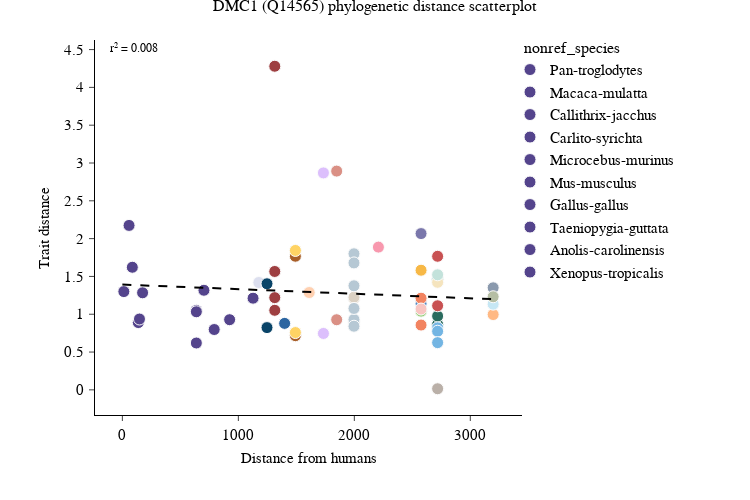

Notebook cell for this chart:
### Markdown cell above
## 0.4 Using the `data_filepath` option

This option allows you to provide a path to a specific file containing the data you want to plot. This can be useful if you are downloading data from the web interface and want to plot it directly from the file.

### Code cell
zoogle_results_file = "zoogle-Q14565.tsv"
human_gene_symbol = "DMC1"

zt.plotting.phylogenetic_distance_scatter_zoogle(
    data_filepath=zoogle_results_file,
    tree_filepath=tree_filepath,
    annotate_multiple_copies=annotate_multiple_copies,
    image_filepath=f"figures/phylo_dist_scatterplots/{human_gene_symbol}_presentation_scatterplot.svg",
    html_filepath=f"figures/phylo_dist_scatterplots/{human_gene_symbol}_presentation_scatterplot.html",
)

### Figure 1 — Plotly figure (JSON) as saved in the notebook; plotly's stock layout.template omitted (floating-point values rounded to 4 significant figures)
{"data": [{"customdata": [["Pan-troglodytes", 6, "multiple"]], "hovertemplate": "nonref_species=%{customdata[0]}<br>species_dist=%{x:.2f}<br>trait_dist=%{y}<br>gene_count=%{customdata[1]}<br>copy_number=%{customdata[2]}<extra></extra>", "legendgroup": "Pan-troglodytes", "marker": {"color": "#54448C", "line": {"color": "#FCFCFC", "width": 1}, "size": 12, "symbol": "circle"}, "mode": "markers", "name": "Pan-troglodytes", "orientation": "v", "showlegend": true, "type": "scatter", "x": [12.8], "xaxis": "x", "y": [1.299], "yaxis": "y"}, {"customdata": [["Macaca-mulatta", 4, "multiple"]], "hovertemplate": "nonref_species=%{customdata[0]}<br>species_dist=%{x:.2f}<br>trait_dist=%{y}<br>gene_count=%{customdata[1]}<br>copy_number=%{customdata[2]}<extra></extra>", "legendgroup": "Macaca-mulatta", "marker": {"color": "#54448C", "line": {"color": "#FCFCFC", "width": 1}, "size": 12, "symbol": "circle"}, "mode": "markers", "name": "Macaca-mulatta", "orientation": "v", "showlegend": true, "type": "scatter", "x": [57.64], "xaxis": "x", "y": [2.174], "yaxis": "y"}, {"customdata": [["Callithrix-jacchus", 8, "multiple"]], "hovertemplate": "nonref_species=%{customdata[0]}<br>species_dist=%{x:.2f}<br>trait_dist=%{y}<br>gene_count=%{customdata[1]}<br>copy_number=%{customdata[2]}<extra></extra>", "legendgroup": "Callithrix-jacchus", "marker": {"color": "#54448C", "line": {"color": "#FCFCFC", "width": 1}, "size": 12, "symbol": "circle"}, "mode": "markers", "name": "Callithrix-jacchus", "orientation": "v", "showlegend": true, "type": "scatter", "x": [85.8], "xaxis": "x", "y": [1.621], "yaxis": "y"}, {"customdata": [["Carlito-syrichta", 6, "multiple"]], "hovertemplate": "nonref_species=%{customdata[0]}<br>species_dist=%{x:.2f}<br>trait_dist=%{y}<br>gene_count=%{customdata[1]}<br>copy_number=%{customdata[2]}<extra></extra>", "legendgroup": "Carlito-syrichta", "marker": {"color": "#54448C", "line": {"color": "#FCFCFC", "width": 1}, "size": 12, "symbol": "circle"}, "mode": "markers", "name": "Carlito-syrichta", "orientation": "v", "showlegend": true, "type": "scatter", "x": [137.2], "xaxis": "x", "y": [0.8895], "yaxis": "y"}, {"customdata": [["Microcebus-murinus", 6, "multiple"]], "hovertemplate": "nonref_species=%{customdata[0]}<br>species_dist=%{x:.2f}<br>trait_dist=%{y}<br>gene_count=%{customdata[1]}<br>copy_number=%{customdata[2]}<extra></extra>", "legendgroup": "Microcebus-murinus", "marker": {"color": "#54448C", "line": {"color": "#FCFCFC", "width": 1}, "size": 12, "symbol": "circle"}, "mode": "markers", "name": "Microcebus-murinus", "orientation": "v", "showlegend": true, "type": "scatter", "x": [147.5], "xaxis": "x", "y": [0.9366], "yaxis": "y"}, {"customdata": [["Mus-musculus", 6, "multiple"]], "hovertemplate": "nonref_species=%{customdata[0]}<br>species_dist=%{x:.2f}<br>trait_dist=%{y}<br>gene_count=%{customdata[1]}<br>copy_number=%{customdata[2]}<extra></extra>", "legendgroup": "Mus-musculus", "marker": {"color": "#54448C", "line": {"color": "#FCFCFC", "width": 1}, "size": 12, "symbol": "circle"}, "mode": "markers", "name": "Mus-musculus", "orientation": "v", "showlegend": true, "type": "scatter", "x": [174.4], "xaxis": "x", "y": [1.283], "yaxis": "y"}, {"customdata": [["Gallus-gallus", 6, "multiple"]], "hovertemplate": "nonref_species=%{customdata[0]}<br>species_dist=%{x:.2f}<br>trait_dist=%{y}<br>gene_count=%{customdata[1]}<br>copy_number=%{customdata[2]}<extra></extra>", "legendgroup": "Gallus-gallus", "marker": {"color": "#54448C", "line": {"color": "#FCFCFC", "width": 1}, "size": 12, "symbol": "circle"}, "mode": "markers", "name": "Gallus-gallus", "orientation": "v", "showlegend": true, "type": "scatter", "x": [637.9], "xaxis": "x", "y": [0.6196], "yaxis": "y"}, {"customdata": [["Taeniopygia-guttata", 6, "multiple"]], "hovertemplate": "nonref_species=%{customdata[0]}<br>species_dist=%{x:.2f}<br>trait_dist=%{y}<br>gene_count=%{customdata[1]}<br>copy_number=%{customdata[2]}<extra></extra>", "legendgroup": "Taeniopygia-guttata", "marker": {"color": "#54448C", "line": {"color": "#FCFCFC", "width": 1}, "size": 12, "symbol": "circle"}, "mode": "markers", "name": "Taeniopygia-guttata", "orientation": "v", "showlegend": true, "type": "scatter", "x": [637.9], "xaxis": "x", "y": [1.051], "yaxis": "y"}, {"customdata": [["Anolis-carolinensis", 5, "multiple"]], "hovertemplate": "nonref_species=%{customdata[0]}<br>species_dist=%{x:.2f}<br>trait_dist=%{y}<br>gene_count=%{customdata[1]}<br>copy_number=%{customdata[2]}<extra></extra>", "legendgroup": "Anolis-carolinensis", "marker": {"color": "#54448C", "line": {"color": "#FCFCFC", "width": 1}, "size": 12, "symbol": "circle"}, "mode": "markers", "name": "Anolis-carolinensis", "orientation": "v", "showlegend": true, "type": "scatter", "x": [637.9], "xaxis": "x", "y": [1.033], "yaxis": "y"}, {"customdata": [["Xenopus-tropicalis", 5, "multiple"]], "hovertemplate": "nonref_species=%{customdata[0]}<br>species_dist=%{x:.2f}<br>trait_dist=%{y}<br>gene_count=%{customdata[1]}<br>copy_number=%{customdata[2]}<extra></extra>", "legendgroup": "Xenopus-tropicalis", "marker": {"color": "#54448C", "line": {"color": "#FCFCFC", "width": 1}, "size": 12, "symbol": "circle"}, "mode": "markers", "name": "Xenopus-tropicalis", "orientation": "v", "showlegend": true, "type": "scatter", "x": [703.4], "xaxis": "x", "y": [1.317], "yaxis": "y"}, {"customdata": [["Callorhinchus-milii", 6, "multiple"]], "hovertemplate": "nonref_species=%{customdata[0]}<br>species_dist=%{x:.2f}<br>trait_dist=%{y}<br>gene_count=%{customdata[1]}<br>copy_number=%{customdata[2]}<extra></extra>", "legendgroup": "Callorhinchus-milii", "marker": {"color": "#54448C", "line": {"color": "#FCFCFC", "width": 1}, "size": 12, "symbol": "circle"}, "mode": "markers", "name": "Callorhinchus-milii", "orientation": "v", "showlegend": true, "type": "scatter", "x": [791.8], "xaxis": "x", "y": [0.7978], "yaxis": "y"}, {"customdata": [["Danio-rerio", 6, "multiple"]], "hovertemplate": "nonref_species=%{customdata[0]}<br>species_dist=%{x:.2f}<br>trait_dist=%{y}<br>gene_count=%{customdata[1]}<br>copy_number=%{customdata[2]}<extra></extra>", "legendgroup": "Danio-rerio", "marker": {"color": "#54448C", "line": {"color": "#FCFCFC", "width": 1}, "size": 12, "symbol": "circle"}, "mode": "markers", "name": "Danio-rerio", "orientation": "v", "showlegend": true, "type": "scatter", "x": [924.8], "xaxis": "x", "y": [0.9277], "yaxis": "y"}, {"customdata": [["Petromyzon-marinus", 5, "multiple"]], "hovertemplate": "nonref_species=%{customdata[0]}<br>species_dist=%{x:.2f}<br>trait_dist=%{y}<br>gene_count=%{customdata[1]}<br>copy_number=%{customdata[2]}<extra></extra>", "legendgroup": "Petromyzon-marinus", "marker": {"color": "#54448C", "line": {"color": "#FCFCFC", "width": 1}, "size": 12, "symbol": "circle"}, "mode": "markers", "name": "Petromyzon-marinus", "orientation": "v", "showlegend": true, "type": "scatter", "x": [1127.0], "xaxis": "x", "y": [1.212], "yaxis": "y"}, {"customdata": [["Ciona-intestinalis", 3, "multiple"]], "hovertemplate": "nonref_species=%{customdata[0]}<br>species_dist=%{x:.2f}<br>trait_dist=%{y}<br>gene_count=%{customdata[1]}<br>copy_number=%{customdata[2]}<extra></extra>", "legendgroup": "Ciona-intestinalis", "marker": {"color": "#DCDFEF", "line": {"color": "#FCFCFC", "width": 1}, "size": 12, "symbol": "circle"}, "mode": "markers", "name": "Ciona-intestinalis", "orientation": "v", "showlegend": true, "type": "scatter", "x": [1177.0], "xaxis": "x", "y": [1.419], "yaxis": "y"}, {"customdata": [["Drosophila-melanogaster", 4, "multiple"]], "hovertemplate": "nonref_species=%{customdata[0]}<br>species_dist=%{x:.2f}<br>trait_dist=%{y}<br>gene_count=%{customdata[1]}<br>copy_number=%{customdata[2]}<extra></extra>", "legendgroup": "Drosophila-melanogaster", "marker": {"color": "#094468", "line": {"color": "#FCFCFC", "width": 1}, "size": 12, "symbol": "circle"}, "mode": "markers", "name": "Drosophila-melanogaster", "orientation": "v", "showlegend": true, "type": "scatter", "x": [1247.0], "xaxis": "x", "y": [1.403], "yaxis": "y"}, {"customdata": [["Aedes-aegypti", 4, "multiple"]], "hovertemplate": "nonref_species=%{customdata[0]}<br>species_dist=%{x:.2f}<br>trait_dist=%{y}<br>gene_count=%{customdata[1]}<br>copy_number=%{customdata[2]}<extra></extra>", "legendgroup": "Aedes-aegypti", "marker": {"color": "#094468", "line": {"color": "#FCFCFC", "width": 1}, "size": 12, "symbol": "circle"}, "mode": "markers", "name": "Aedes-aegypti", "orientation": "v", "showlegend": true, "type": "scatter", "x": [1247.0], "xaxis": "x", "y": [0.8233], "yaxis": "y"}, {"customdata": [["Exaiptasia-diaphana", 7, "multiple"]], "hovertemplate": "nonref_species=%{customdata[0]}<br>species_dist=%{x:.2f}<br>trait_dist=%{y}<br>gene_count=%{customdata[1]}<br>copy_number=%{customdata[2]}<extra></extra>", "legendgroup": "Exaiptasia-diaphana", "marker": {"color": "#9E3F41", "line": {"color": "#FCFCFC", "width": 1}, "size": 12, "symbol": "circle"}, "mode": "markers", "name": "Exaiptasia-diaphana", "orientation": "v", "showlegend": true, "type": "scatter", "x": [1314.0], "xaxis": "x", "y": [1.566], "yaxis": "y"}, {"customdata": [["Nematostella-vectensis", 3, "multiple"]], "hovertemplate": "nonref_species=%{customdata[0]}<br>species_dist=%{x:.2f}<br>trait_dist=%{y}<br>gene_count=%{customdata[1]}<br>copy_number=%{customdata[2]}<extra></extra>", "legendgroup": "Nematostella-vectensis", "marker": {"color": "#9E3F41", "line": {"color": "#FCFCFC", "width": 1}, "size": 12, "symbol": "circle"}, "mode": "markers", "name": "Nematostella-vectensis", "orientation": "v", "showlegend": true, "type": "scatter", "x": [1314.0], "xaxis": "x", "y": [4.28], "yaxis": "y"}, {"customdata": [["Hydra-vulgaris", 5, "multiple"]], "hovertemplate": "nonref_species=%{customdata[0]}<br>species_dist=%{x:.2f}<br>trait_dist=%{y}<br>gene_count=%{customdata[1]}<br>copy_number=%{customdata[2]}<extra></extra>", "legendgroup": "Hydra-vulgaris", "marker": {"color": "#9E3F41", "line": {"color": "#FCFCFC", "width": 1}, "size": 12, "symbol": "circle"}, "mode": "markers", "name": "Hydra-vulgaris", "orientation": "v", "showlegend": true, "type": "scatter", "x": [1314.0], "xaxis": "x", "y": [1.052], "yaxis": "y"}, {"customdata": [["Clytia-hemisphaerica", 4, "multiple"]], "hovertemplate": "nonref_species=%{customdata[0]}<br>species_dist=%{x:.2f}<br>trait_dist=%{y}<br>gene_count=%{customdata[1]}<br>copy_number=%{customdata[2]}<extra></extra>", "legendgroup": "Clytia-hemisphaerica", "marker": {"color": "#9E3F41", "line": {"color": "#FCFCFC", "width": 1}, "size": 12, "symbol": "circle"}, "mode": "markers", "name": "Clytia-hemisphaerica", "orientation": "v", "showlegend": true, "type": "scatter", "x": [1314.0], "xaxis": "x", "y": [1.22], "yaxis": "y"}, {"customdata": [["Hofstenia-miamia", 7, "multiple"]], "hovertemplate": "nonref_species=%{customdata[0]}<br>species_dist=%{x:.2f}<br>trait_dist=%{y}<br>gene_count=%{customdata[1]}<br>copy_number=%{customdata[2]}<extra></extra>", "legendgroup": "Hofstenia-miamia", "marker": {"color": "#2C65A1", "line": {"color": "#FCFCFC", "width": 1}, "size": 12, "symbol": "circle"}, "mode": "markers", "name": "Hofstenia-miamia", "orientation": "v", "showlegend": true, "type": "scatter", "x": [1399.0], "xaxis": "x", "y": [0.8791], "yaxis": "y"}, {"customdata": [["Schmidtea-mediterranea", 2, "multiple"]], "hovertemplate": "nonref_species=%{customdata[0]}<br>species_dist=%{x:.2f}<br>trait_dist=%{y}<br>gene_count=%{customdata[1]}<br>copy_number=%{customdata[2]}<extra></extra>", "legendgroup": "Schmidtea-mediterranea", "marker": {"color": "#A85E28", "line": {"color": "#FCFCFC", "width": 1}, "size": 12, "symbol": "circle"}, "mode": "markers", "name": "Schmidtea-mediterranea", "orientation": "v", "showlegend": true, "type": "scatter", "x": [1492.0], "xaxis": "x", "y": [1.767], "yaxis": "y"}, {"customdata": [["Pristionchus-pacificus", 2, "multiple"]], "hovertemplate": "nonref_species=%{customdata[0]}<br>species_dist=%{x:.2f}<br>trait_dist=%{y}<br>gene_count=%{customdata[1]}<br>copy_number=%{customdata[2]}<extra></extra>", "legendgroup": "Pristionchus-pacificus", "marker": {"color": "#FFD364", "line": {"color": "#FCFCFC", "width": 1}, "size": 12, "symbol": "circle"}, "mode": "markers", "name": "Pristionchus-pacificus", "orientation": "v", "showlegend": true, "type": "scatter", "x": [1492.0], "xaxis": "x", "y": [1.844], "yaxis": "y"}, {"customdata": [["Schistosoma-mansoni", 3, "multiple"]], "hovertemplate": "nonref_species=%{customdata[0]}<br>species_dist=%{x:.2f}<br>trait_dist=%{y}<br>gene_count=%{customdata[1]}<br>copy_number=%{customdata[2]}<extra></extra>", "legendgroup": "Schistosoma-mansoni", "marker": {"color": "#A85E28", "line": {"color": "#FCFCFC", "width": 1}, "size": 12, "symbol": "circle"}, "mode": "markers", "name": "Schistosoma-mansoni", "orientation": "v", "showlegend": true, "type": "scatter", "x": [1492.0], "xaxis": "x", "y": [0.7166], "yaxis": "y"}, {"customdata": [["Caenorhabditis-elegans", 2, "multiple"]], "hovertemplate": "nonref_species=%{customdata[0]}<br>species_dist=%{x:.2f}<br>trait_dist=%{y}<br>gene_count=%{customdata[1]}<br>copy_number=%{customdata[2]}<extra></extra>", "legendgroup": "Caenorhabditis-elegans", "marker": {"color": "#FFD364", "line": {"color": "#FCFCFC", "width": 1}, "size": 12, "symbol": "circle"}, "mode": "markers", "name": "Caenorhabditis-elegans", "orientation": "v", "showlegend": true, "type": "scatter", "x": [1492.0], "xaxis": "x", "y": [0.7576], "yaxis": "y"}, {"customdata": [["Mnemiopsis-leidyi", 5, "multiple"]], "hovertemplate": "nonref_species=%{customdata[0]}<br>species_dist=%{x:.2f}<br>trait_dist=%{y}<br>gene_count=%{customdata[1]}<br>copy_number=%{customdata[2]}<extra></extra>", "legendgroup": "Mnemiopsis-leidyi", "marker": {"color": "#FFD0B0", "line": {"color": "#FCFCFC", "width": 1}, "size": 12, "symbol": "circle"}, "mode": "markers", "name": "Mnemiopsis-leidyi", "orientation": "v", "showlegend": true, "type": "scatter", "x": [1611.0], "xaxis": "x", "y": [1.287], "yaxis": "y"}, {"customdata": [["Salpingoeca-rosetta", 6, "multiple"]], "hovertemplate": "nonref_species=%{customdata[0]}<br>species_dist=%{x:.2f}<br>trait_dist=%{y}<br>gene_count=%{customdata[1]}<br>copy_number=%{customdata[2]}<extra></extra>", "legendgroup": "Salpingoeca-rosetta", "marker": {"color": "#DCBFFC", "line": {"color": "#FCFCFC", "width": 1}, "size": 12, "symbol": "circle"}, "mode": "markers", "name": "Salpingoeca-rosetta", "orientation": "v", "showlegend": true, "type": "scatter", "x": [1734.0], "xaxis": "x", "y": [0.7458], "yaxis": "y"}, {"customdata": [["Monosiga-brevicollis", 1, "single"]], "hovertemplate": "nonref_species=%{customdata[0]}<br>species_dist=%{x:.2f}<br>trait_dist=%{y}<br>gene_count=%{customdata[1]}<br>copy_number=%{customdata[2]}<extra></extra>", "legendgroup": "Monosiga-brevicollis", "marker": {"color": "#DCBFFC", "line": {"color": "#FCFCFC", "width": 1}, "size": 12, "symbol": "circle"}, "mode": "markers", "name": "Monosiga-brevicollis", "orientation": "v", "showlegend": true, "type": "scatter", "x": [1734.0], "xaxis": "x", "y": [2.869], "yaxis": "y"}, {"customdata": [["Sphaeroforma-arctica", 7, "multiple"]], "hovertemplate": "nonref_species=%{customdata[0]}<br>species_dist=%{x:.2f}<br>trait_dist=%{y}<br>gene_count=%{customdata[1]}<br>copy_number=%{customdata[2]}<extra></extra>", "legendgroup": "Sphaeroforma-arctica", "marker": {"color": "#DA9085", "line": {"color": "#FCFCFC", "width": 1}, "size": 12, "symbol": "circle"}, "mode": "markers", "name": "Sphaeroforma-arctica", "orientation": "v", "showlegend": true, "type": "scatter", "x": [1848.0], "xaxis": "x", "y": [0.9272], "yaxis": "y"}, {"customdata": [["Abeoforma-whisleri", 3, "multiple"]], "hovertemplate": "nonref_species=%{customdata[0]}<br>species_dist=%{x:.2f}<br>trait_dist=%{y}<br>gene_count=%{customdata[1]}<br>copy_number=%{customdata[2]}<extra></extra>", "legendgroup": "Abeoforma-whisleri", "marker": {"color": "#DA9085", "line": {"color": "#FCFCFC", "width": 1}, "size": 12, "symbol": "circle"}, "mode": "markers", "name": "Abeoforma-whisleri", "orientation": "v", "showlegend": true, "type": "scatter", "x": [1848.0], "xaxis": "x", "y": [2.893], "yaxis": "y"}, {"customdata": [["Yarrowia-lipolytica", 2, "multiple"]], "hovertemplate": "nonref_species=%{customdata[0]}<br>species_dist=%{x:.2f}<br>trait_dist=%{y}<br>gene_count=%{customdata[1]}<br>copy_number=%{customdata[2]}<extra></extra>", "legendgroup": "Yarrowia-lipolytica", "marker": {"color": "#B6C8D4", "line": {"color": "#FCFCFC", "width": 1}, "size": 12, "symbol": "circle"}, "mode": "markers", "name": "Yarrowia-lipolytica", "orientation": "v", "showlegend": true, "type": "scatter", "x": [1997.0], "xaxis": "x", "y": [1.799], "yaxis": "y"}, {"customdata": [["Aspergillus-nidulans", 4, "multiple"]], "hovertemplate": "nonref_species=%{customdata[0]}<br>species_dist=%{x:.2f}<br>trait_dist=%{y}<br>gene_count=%{customdata[1]}<br>copy_number=%{customdata[2]}<extra></extra>", "legendgroup": "Aspergillus-nidulans", "marker": {"color": "#B6C8D4", "line": {"color": "#FCFCFC", "width": 1}, "size": 12, "symbol": "circle"}, "mode": "markers", "name": "Aspergillus-nidulans", "orientation": "v", "showlegend": true, "type": "scatter", "x": [1997.0], "xaxis": "x", "y": [1.679], "yaxis": "y"}, {"customdata": [["Neurospora-crassa", 3, "multiple"]], "hovertemplate": "nonref_species=%{customdata[0]}<br>species_dist=%{x:.2f}<br>trait_dist=%{y}<br>gene_count=%{customdata[1]}<br>copy_number=%{customdata[2]}<extra></extra>", "legendgroup": "Neurospora-crassa", "marker": {"color": "#B6C8D4", "line": {"color": "#FCFCFC", "width": 1}, "size": 12, "symbol": "circle"}, "mode": "markers", "name": "Neurospora-crassa", "orientation": "v", "showlegend": true, "type": "scatter", "x": [1997.0], "xaxis": "x", "y": [0.8875], "yaxis": "y"}, {"customdata": [["Penicillium-chrysogenum", 4, "multiple"]], "hovertemplate": "nonref_species=%{customdata[0]}<br>species_dist=%{x:.2f}<br>trait_dist=%{y}<br>gene_count=%{customdata[1]}<br>copy_number=%{customdata[2]}<extra></extra>", "legendgroup": "Penicillium-chrysogenum", "marker": {"color": "#B6C8D4", "line": {"color": "#FCFCFC", "width": 1}, "size": 12, "symbol": "circle"}, "mode": "markers", "name": "Penicillium-chrysogenum", "orientation": "v", "showlegend": true, "type": "scatter", "x": [1997.0], "xaxis": "x", "y": [0.9301], "yaxis": "y"}, {"customdata": [["Ustilago-maydis", 2, "multiple"]], "hovertemplate": "nonref_species=%{customdata[0]}<br>species_dist=%{x:.2f}<br>trait_dist=%{y}<br>gene_count=%{customdata[1]}<br>copy_number=%{customdata[2]}<extra></extra>", "legendgroup": "Ustilago-maydis", "marker": {"color": "#DBD1C3", "line": {"color": "#FCFCFC", "width": 1}, "size": 12, "symbol": "circle"}, "mode": "markers", "name": "Ustilago-maydis", "orientation": "v", "showlegend": true, "type": "scatter", "x": [1997.0], "xaxis": "x", "y": [1.207], "yaxis": "y"}, {"customdata": [["Agaricus-bisporus", 5, "multiple"]], "hovertemplate": "nonref_species=%{customdata[0]}<br>species_dist=%{x:.2f}<br>trait_dist=%{y}<br>gene_count=%{customdata[1]}<br>copy_number=%{customdata[2]}<extra></extra>", "legendgroup": "Agaricus-bisporus", "marker": {"color": "#DBD1C3", "line": {"color": "#FCFCFC", "width": 1}, "size": 12, "symbol": "circle"}, "mode": "markers", "name": "Agaricus-bisporus", "orientation": "v", "showlegend": true, "type": "scatter", "x": [1997.0], "xaxis": "x", "y": [1.225], "yaxis": "y"}, {"customdata": [["Schizosaccharomyces-pombe", 5, "multiple"]], "hovertemplate": "nonref_species=%{customdata[0]}<br>species_dist=%{x:.2f}<br>trait_dist=%{y}<br>gene_count=%{customdata[1]}<br>copy_number=%{customdata[2]}<extra></extra>", "legendgroup": "Schizosaccharomyces-pombe", "marker": {"color": "#B6C8D4", "line": {"color": "#FCFCFC", "width": 1}, "size": 12, "symbol": "circle"}, "mode": "markers", "name": "Schizosaccharomyces-pombe", "orientation": "v", "showlegend": true, "type": "scatter", "x": [1997.0], "xaxis": "x", "y": [1.376], "yaxis": "y"}, {"customdata": [["Saccharomyces-cerevisiae", 4, "multiple"]], "hovertemplate": "nonref_species=%{customdata[0]}<br>species_dist=%{x:.2f}<br>trait_dist=%{y}<br>gene_count=%{customdata[1]}<br>copy_number=%{customdata[2]}<extra></extra>", "legendgroup": "Saccharomyces-cerevisiae", "marker": {"color": "#B6C8D4", "line": {"color": "#FCFCFC", "width": 1}, "size": 12, "symbol": "circle"}, "mode": "markers", "name": "Saccharomyces-cerevisiae", "orientation": "v", "showlegend": true, "type": "scatter", "x": [1997.0], "xaxis": "x", "y": [0.8414], "yaxis": "y"}, {"customdata": [["Candida-albicans", 3, "multiple"]], "hovertemplate": "nonref_species=%{customdata[0]}<br>species_dist=%{x:.2f}<br>trait_dist=%{y}<br>gene_count=%{customdata[1]}<br>copy_number=%{customdata[2]}<extra></extra>", "legendgroup": "Candida-albicans", "marker": {"color": "#B6C8D4", "line": {"color": "#FCFCFC", "width": 1}, "size": 12, "symbol": "circle"}, "mode": "markers", "name": "Candida-albicans", "orientation": "v", "showlegend": true, "type": "scatter", "x": [1997.0], "xaxis": "x", "y": [1.077], "yaxis": "y"}, {"customdata": [["Dictyostelium-discoideum", 4, "multiple"]], "hovertemplate": "nonref_species=%{customdata[0]}<br>species_dist=%{x:.2f}<br>trait_dist=%{y}<br>gene_count=%{customdata[1]}<br>copy_number=%{customdata[2]}<extra></extra>", "legendgroup": "Dictyostelium-discoideum", "marker": {"color": "#F898AE", "line": {"color": "#FCFCFC", "width": 1}, "size": 12, "symbol": "circle"}, "mode": "markers", "name": "Dictyostelium-discoideum", "orientation": "v", "showlegend": true, "type": "scatter", "x": [2208.0], "xaxis": "x", "y": [1.888], "yaxis": "y"}, {"customdata": [["Symbiodinium-sp", 3, "multiple"]], "hovertemplate": "nonref_species=%{customdata[0]}<br>species_dist=%{x:.2f}<br>trait_dist=%{y}<br>gene_count=%{customdata[1]}<br>copy_number=%{customdata[2]}<extra></extra>", "legendgroup": "Symbiodinium-sp", "marker": {"color": "#F7B846", "line": {"color": "#FCFCFC", "width": 1}, "size": 12, "symbol": "circle"}, "mode": "markers", "name": "Symbiodinium-sp", "orientation": "v", "showlegend": true, "type": "scatter", "x": [2575.0], "xaxis": "x", "y": [1.582], "yaxis": "y"}, {"customdata": [["Plasmodium-falciparum", 2, "multiple"]], "hovertemplate": "nonref_species=%{customdata[0]}<br>species_dist=%{x:.2f}<br>trait_dist=%{y}<br>gene_count=%{customdata[1]}<br>copy_number=%{customdata[2]}<extra></extra>", "legendgroup": "Plasmodium-falciparum", "marker": {"color": "#5088C5", "line": {"color": "#FCFCFC", "width": 1}, "size": 12, "symbol": "circle"}, "mode": "markers", "name": "Plasmodium-falciparum", "orientation": "v", "showlegend": true, "type": "scatter", "x": [2575.0], "xaxis": "x", "y": [1.137], "yaxis": "y"}, {"customdata": [["Perkinsus-marinus", 4, "multiple"]], "hovertemplate": "nonref_species=%{customdata[0]}<br>species_dist=%{x:.2f}<br>trait_dist=%{y}<br>gene_count=%{customdata[1]}<br>copy_number=%{customdata[2]}<extra></extra>", "legendgroup": "Perkinsus-marinus", "marker": {"color": "#97CD78", "line": {"color": "#FCFCFC", "width": 1}, "size": 12, "symbol": "circle"}, "mode": "markers", "name": "Perkinsus-marinus", "orientation": "v", "showlegend": true, "type": "scatter", "x": [2575.0], "xaxis": "x", "y": [1.041], "yaxis": "y"}, {"customdata": [["Tetrahymena-thermophila", 5, "multiple"]], "hovertemplate": "nonref_species=%{customdata[0]}<br>species_dist=%{x:.2f}<br>trait_dist=%{y}<br>gene_count=%{customdata[1]}<br>copy_number=%{customdata[2]}<extra></extra>", "legendgroup": "Tetrahymena-thermophila", "marker": {"color": "#F28360", "line": {"color": "#FCFCFC", "width": 1}, "size": 12, "symbol": "circle"}, "mode": "markers", "name": "Tetrahymena-thermophila", "orientation": "v", "showlegend": true, "type": "scatter", "x": [2575.0], "xaxis": "x", "y": [1.212], "yaxis": "y"}, {"customdata": [["Giardia-intestinalis", 2, "multiple"]], "hovertemplate": "nonref_species=%{customdata[0]}<br>species_dist=%{x:.2f}<br>trait_dist=%{y}<br>gene_count=%{customdata[1]}<br>copy_number=%{customdata[2]}<extra></extra>", "legendgroup": "Giardia-intestinalis", "marker": {"color": "#F8C5C1", "line": {"color": "#FCFCFC", "width": 1}, "size": 12, "symbol": "circle"}, "mode": "markers", "name": "Giardia-intestinalis", "orientation": "v", "showlegend": true, "type": "scatter", "x": [2575.0], "xaxis": "x", "y": [1.069], "yaxis": "y"}, {"customdata": [["Paramecium-tetraurelia", 2, "multiple"]], "hovertemplate": "nonref_species=%{customdata[0]}<br>species_dist=%{x:.2f}<br>trait_dist=%{y}<br>gene_count=%{customdata[1]}<br>copy_number=%{customdata[2]}<extra></extra>", "legendgroup": "Paramecium-tetraurelia", "marker": {"color": "#F28360", "line": {"color": "#FCFCFC", "width": 1}, "size": 12, "symbol": "circle"}, "mode": "markers", "name": "Paramecium-tetraurelia", "orientation": "v", "showlegend": true, "type": "scatter", "x": [2575.0], "xaxis": "x", "y": [0.8569], "yaxis": "y"}, {"customdata": [["Entamoeba-histolytica", 3, "multiple"]], "hovertemplate": "nonref_species=%{customdata[0]}<br>species_dist=%{x:.2f}<br>trait_dist=%{y}<br>gene_count=%{customdata[1]}<br>copy_number=%{customdata[2]}<extra></extra>", "legendgroup": "Entamoeba-histolytica", "marker": {"color": "#7A77AB", "line": {"color": "#FCFCFC", "width": 1}, "size": 12, "symbol": "circle"}, "mode": "markers", "name": "Entamoeba-histolytica", "orientation": "v", "showlegend": true, "type": "scatter", "x": [2575.0], "xaxis": "x", "y": [2.067], "yaxis": "y"}, {"customdata": [["Phaeodactylum-tricornutum", 5, "multiple"]], "hovertemplate": "nonref_species=%{customdata[0]}<br>species_dist=%{x:.2f}<br>trait_dist=%{y}<br>gene_count=%{customdata[1]}<br>copy_number=%{customdata[2]}<extra></extra>", "legendgroup": "Phaeodactylum-tricornutum", "marker": {"color": "#2A6B5E", "line": {"color": "#FCFCFC", "width": 1}, "size": 12, "symbol": "circle"}, "mode": "markers", "name": "Phaeodactylum-tricornutum", "orientation": "v", "showlegend": true, "type": "scatter", "x": [2718.0], "xaxis": "x", "y": [0.8649], "yaxis": "y"}, {"customdata": [["Chlorella-vulgaris", 6, "multiple"]], "hovertemplate": "nonref_species=%{customdata[0]}<br>species_dist=%{x:.2f}<br>trait_dist=%{y}<br>gene_count=%{customdata[1]}<br>copy_number=%{customdata[2]}<extra></extra>", "legendgroup": "Chlorella-vulgaris", "marker": {"color": "#BAB0A8", "line": {"color": "#FCFCFC", "width": 1}, "size": 12, "symbol": "circle"}, "mode": "markers", "name": "Chlorella-vulgaris", "orientation": "v", "showlegend": true, "type": "scatter", "x": [2718.0], "xaxis": "x", "y": [0.01461], "yaxis": "y"}, {"customdata": [["Volvox-carteri", 2, "multiple"]], "hovertemplate": "nonref_species=%{customdata[0]}<br>species_dist=%{x:.2f}<br>trait_dist=%{y}<br>gene_count=%{customdata[1]}<br>copy_number=%{customdata[2]}<extra></extra>", "legendgroup": "Volvox-carteri", "marker": {"color": "#C85152", "line": {"color": "#FCFCFC", "width": 1}, "size": 12, "symbol": "circle"}, "mode": "markers", "name": "Volvox-carteri", "orientation": "v", "showlegend": true, "type": "scatter", "x": [2718.0], "xaxis": "x", "y": [1.766], "yaxis": "y"}, {"customdata": [["Tetraselmis-striata", 7, "multiple"]], "hovertemplate": "nonref_species=%{customdata[0]}<br>species_dist=%{x:.2f}<br>trait_dist=%{y}<br>gene_count=%{customdata[1]}<br>copy_number=%{customdata[2]}<extra></extra>", "legendgroup": "Tetraselmis-striata", "marker": {"color": "#3B9886", "line": {"color": "#FCFCFC", "width": 1}, "size": 12, "symbol": "circle"}, "mode": "markers", "name": "Tetraselmis-striata", "orientation": "v", "showlegend": true, "type": "scatter", "x": [2718.0], "xaxis": "x", "y": [1.456], "yaxis": "y"}, {"customdata": [["Nannochloropsis-sp", 4, "multiple"]], "hovertemplate": "nonref_species=%{customdata[0]}<br>species_dist=%{x:.2f}<br>trait_dist=%{y}<br>gene_count=%{customdata[1]}<br>copy_number=%{customdata[2]}<extra></extra>", "legendgroup": "Nannochloropsis-sp", "marker": {"color": "#2A6B5E", "line": {"color": "#FCFCFC", "width": 1}, "size": 12, "symbol": "circle"}, "mode": "markers", "name": "Nannochloropsis-sp", "orientation": "v", "showlegend": true, "type": "scatter", "x": [2718.0], "xaxis": "x", "y": [0.9757], "yaxis": "y"}, {"customdata": [["Chlamydomonas-reinhardtii", 6, "multiple"]], "hovertemplate": "nonref_species=%{customdata[0]}<br>species_dist=%{x:.2f}<br>trait_dist=%{y}<br>gene_count=%{customdata[1]}<br>copy_number=%{customdata[2]}<extra></extra>", "legendgroup": "Chlamydomonas-reinhardtii", "marker": {"color": "#C85152", "line": {"color": "#FCFCFC", "width": 1}, "size": 12, "symbol": "circle"}, "mode": "markers", "name": "Chlamydomonas-reinhardtii", "orientation": "v", "showlegend": true, "type": "scatter", "x": [2718.0], "xaxis": "x", "y": [1.112], "yaxis": "y"}, {"customdata": [["Micromonas-commoda", 6, "multiple"]], "hovertemplate": "nonref_species=%{customdata[0]}<br>species_dist=%{x:.2f}<br>trait_dist=%{y}<br>gene_count=%{customdata[1]}<br>copy_number=%{customdata[2]}<extra></extra>", "legendgroup": "Micromonas-commoda", "marker": {"color": "#73B5E3", "line": {"color": "#FCFCFC", "width": 1}, "size": 12, "symbol": "circle"}, "mode": "markers", "name": "Micromonas-commoda", "orientation": "v", "showlegend": true, "type": "scatter", "x": [2718.0], "xaxis": "x", "y": [0.8201], "yaxis": "y"}, {"customdata": [["Isochrysis-galbana", 4, "multiple"]], "hovertemplate": "nonref_species=%{customdata[0]}<br>species_dist=%{x:.2f}<br>trait_dist=%{y}<br>gene_count=%{customdata[1]}<br>copy_number=%{customdata[2]}<extra></extra>", "legendgroup": "Isochrysis-galbana", "marker": {"color": "#F5E4BE", "line": {"color": "#FCFCFC", "width": 1}, "size": 12, "symbol": "circle"}, "mode": "markers", "name": "Isochrysis-galbana", "orientation": "v", "showlegend": true, "type": "scatter", "x": [2718.0], "xaxis": "x", "y": [1.423], "yaxis": "y"}, {"customdata": [["Bathycoccus-prasinos", 6, "multiple"]], "hovertemplate": "nonref_species=%{customdata[0]}<br>species_dist=%{x:.2f}<br>trait_dist=%{y}<br>gene_count=%{customdata[1]}<br>copy_number=%{customdata[2]}<extra></extra>", "legendgroup": "Bathycoccus-prasinos", "marker": {"color": "#73B5E3", "line": {"color": "#FCFCFC", "width": 1}, "size": 12, "symbol": "circle"}, "mode": "markers", "name": "Bathycoccus-prasinos", "orientation": "v", "showlegend": true, "type": "scatter", "x": [2718.0], "xaxis": "x", "y": [0.7753], "yaxis": "y"}, {"customdata": [["Ostreococcus-tauri", 6, "multiple"]], "hovertemplate": "nonref_species=%{customdata[0]}<br>species_dist=%{x:.2f}<br>trait_dist=%{y}<br>gene_count=%{customdata[1]}<br>copy_number=%{customdata[2]}<extra></extra>", "legendgroup": "Ostreococcus-tauri", "marker": {"color": "#73B5E3", "line": {"color": "#FCFCFC", "width": 1}, "size": 12, "symbol": "circle"}, "mode": "markers", "name": "Ostreococcus-tauri", "orientation": "v", "showlegend": true, "type": "scatter", "x": [2718.0], "xaxis": "x", "y": [0.6243], "yaxis": "y"}, {"customdata": [["Amorphochlora-amoebiformis", 4, "multiple"]], "hovertemplate": "nonref_species=%{customdata[0]}<br>species_dist=%{x:.2f}<br>trait_dist=%{y}<br>gene_count=%{customdata[1]}<br>copy_number=%{customdata[2]}<extra></extra>", "legendgroup": "Amorphochlora-amoebiformis", "marker": {"color": "#C3E2DB", "line": {"color": "#FCFCFC", "width": 1}, "size": 12, "symbol": "circle"}, "mode": "markers", "name": "Amorphochlora-amoebiformis", "orientation": "v", "showlegend": true, "type": "scatter", "x": [2718.0], "xaxis": "x", "y": [1.521], "yaxis": "y"}, {"customdata": [["Euglena-gracilis", 6, "multiple"]], "hovertemplate": "nonref_species=%{customdata[0]}<br>species_dist=%{x:.2f}<br>trait_dist=%{y}<br>gene_count=%{customdata[1]}<br>copy_number=%{customdata[2]}<extra></extra>", "legendgroup": "Euglena-gracilis", "marker": {"color": "#FFB984", "line": {"color": "#FCFCFC", "width": 1}, "size": 12, "symbol": "circle"}, "mode": "markers", "name": "Euglena-gracilis", "orientation": "v", "showlegend": true, "type": "scatter", "x": [3197.0], "xaxis": "x", "y": [0.9957], "yaxis": "y"}, {"customdata": [["Bodo-saltans", 4, "multiple"]], "hovertemplate": "nonref_species=%{customdata[0]}<br>species_dist=%{x:.2f}<br>trait_dist=%{y}<br>gene_count=%{customdata[1]}<br>copy_number=%{customdata[2]}<extra></extra>", "legendgroup": "Bodo-saltans", "marker": {"color": "#C6E7F4", "line": {"color": "#FCFCFC", "width": 1}, "size": 12, "symbol": "circle"}, "mode": "markers", "name": "Bodo-saltans", "orientation": "v", "showlegend": true, "type": "scatter", "x": [3197.0], "xaxis": "x", "y": [1.133], "yaxis": "y"}, {"customdata": [["Diplonema-papillatum", 6, "multiple"]], "hovertemplate": "nonref_species=%{customdata[0]}<br>species_dist=%{x:.2f}<br>trait_dist=%{y}<br>gene_count=%{customdata[1]}<br>copy_number=%{customdata[2]}<extra></extra>", "legendgroup": "Diplonema-papillatum", "marker": {"color": "#8A99AD", "line": {"color": "#FCFCFC", "width": 1}, "size": 12, "symbol": "circle"}, "mode": "markers", "name": "Diplonema-papillatum", "orientation": "v", "showlegend": true, "type": "scatter", "x": [3197.0], "xaxis": "x", "y": [1.35], "yaxis": "y"}, {"customdata": [["Naegleria-gruberi", 3, "multiple"]], "hovertemplate": "nonref_species=%{customdata[0]}<br>species_dist=%{x:.2f}<br>trait_dist=%{y}<br>gene_count=%{customdata[1]}<br>copy_number=%{customdata[2]}<extra></extra>", "legendgroup": "Naegleria-gruberi", "marker": {"color": "#B5BEA4", "line": {"color": "#FCFCFC", "width": 1}, "size": 12, "symbol": "circle"}, "mode": "markers", "name": "Naegleria-gruberi", "orientation": "v", "showlegend": true, "type": "scatter", "x": [3197.0], "xaxis": "x", "y": [1.231], "yaxis": "y"}, {"hovertext": "(r² = 0.000)", "line": {"color": "black", "dash": "dash", "width": 2}, "mode": "lines", "name": "Regression Line (r² = 0.008)", "type": "scatter", "x": [0.0, 32.29, 64.58, 96.88, 129.2, 161.5, 193.8, 226.0, 258.3, 290.6, 322.9, 355.2, 387.5, 419.8, 452.1, 484.4, 516.7, 549.0, 581.3, 613.5, 645.8, 678.1, 710.4, 742.7, 775.0, 807.3, 839.6, 871.9, 904.2, 936.5, 968.8, 1001.0, 1033.0, 1066.0, 1098.0, 1130.0, 1163.0, 1195.0, 1227.0, 1259.0, 1292.0, 1324.0, 1356.0, 1389.0, 1421.0, 1453.0, 1485.0, 1518.0, 1550.0, 1582.0, 1615.0, 1647.0, 1679.0, 1711.0, 1744.0, 1776.0, 1808.0, 1841.0, 1873.0, 1905.0, 1938.0, 1970.0, 2002.0, 2034.0, 2067.0, 2099.0, 2131.0, 2164.0, 2196.0, 2228.0, 2260.0, 2293.0, 2325.0, 2357.0, 2390.0, 2422.0, 2454.0, 2486.0, 2519.0, 2551.0, 2583.0, 2616.0, 2648.0, 2680.0, 2713.0, 2745.0, 2777.0, 2809.0, 2842.0, 2874.0, 2906.0, 2939.0, 2971.0, 3003.0, 3035.0, 3068.0, 3100.0, 3132.0, 3165.0, 3197.0], "y": [1.392, 1.39, 1.388, 1.386, 1.384, 1.382, 1.381, 1.379, 1.377, 1.375, 1.373, 1.371, 1.369, 1.367, 1.365, 1.363, 1.361, 1.359, 1.357, 1.355, 1.353, 1.351, 1.349, 1.347, 1.345, 1.343, 1.342, 1.34, 1.338, 1.336, 1.334, 1.332, 1.33, 1.328, 1.326, 1.324, 1.322, 1.32, 1.318, 1.316, 1.314, 1.312, 1.31, 1.308, 1.306, 1.304, 1.302, 1.301, 1.299, 1.297, 1.295, 1.293, 1.291, 1.289, 1.287, 1.285, 1.283, 1.281, 1.279, 1.277, 1.275, 1.273, 1.271, 1.269, 1.267, 1.265, 1.263, 1.261, 1.26, 1.258, 1.256, 1.254, 1.252, 1.25, 1.248, 1.246, 1.244, 1.242, 1.24, 1.238, 1.236, 1.234, 1.232, 1.23, 1.228, 1.226, 1.224, 1.222, 1.221, 1.219, 1.217, 1.215, 1.213, 1.211, 1.209, 1.207, 1.205, 1.203, 1.201, 1.199]}], "layout": {"annotations": [{"font": {"family": "SuisseIntlMono", "size": 12}, "showarrow": false, "text": "r² = 0.008", "x": 0.03, "xref": "paper", "y": 1, "yref": "paper"}], "height": 500, "legend": {"orientation": "v", "title": {"text": "nonref_species"}, "tracegroupgap": 0, "x": 1, "xanchor": "left", "y": 1.02, "yanchor": "top"}, "title": {"text": "DMC1 (Q14565) phylogenetic distance scatterplot"}, "width": 750, "xaxis": {"anchor": "y", "domain": [0, 1], "tickfont": {"family": "SuisseIntlMono", "size": 14.5}, "title": {"text": "Distance from humans"}}, "yaxis": {"anchor": "x", "domain": [0, 1], "tickfont": {"family": "SuisseIntlMono", "size": 14.5}, "title": {"text": "Trait distance"}}}}
